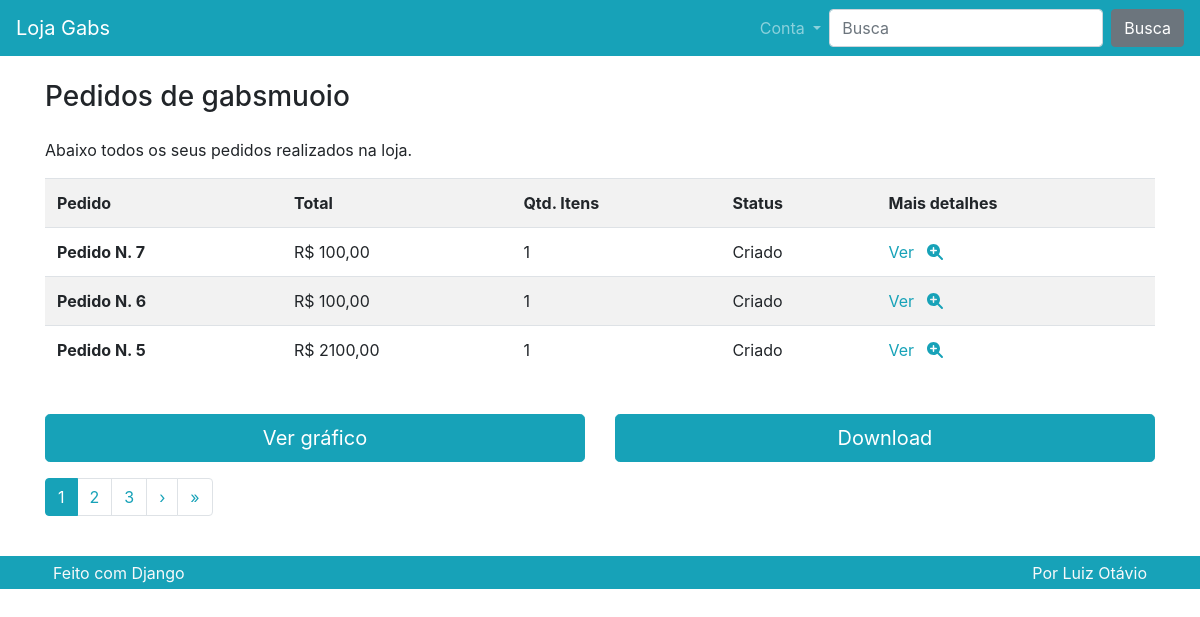
Before: /pedido/lista/ (signed in) with the older database file.
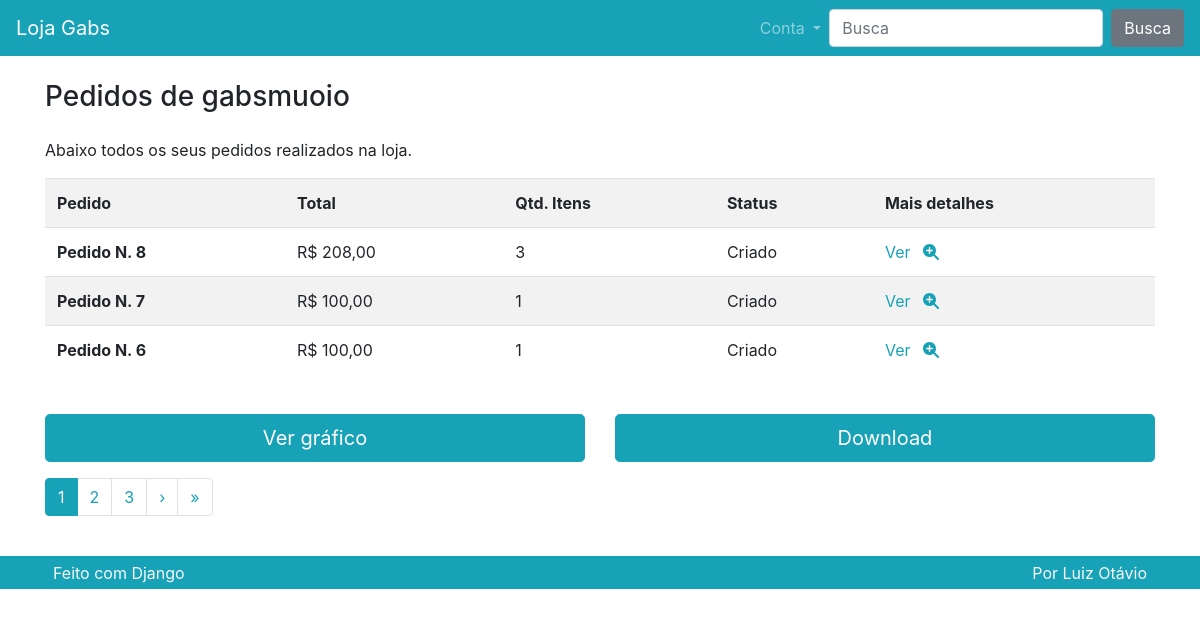
After: the same page with the newer database file.
### pedido/models.py (models this page shows)
class Pedido(models.Model):
    usuario = models.ForeignKey(User, on_delete=models.CASCADE)
    total = models.FloatField()
    qtd_total = models.PositiveIntegerField()
    status = models.CharField(
        default='C',
        max_length=1,
        choices=(
            ('A', 'Aprovado'),
            ('C', 'Criado'),
            ('R', 'Reprovado'),
            ('P', 'Pendente'),
            ('E', 'Enviado'),
            ('F', 'Finalizado'),
        )
    )
    def __str__(self):
        return f'Pedido N. {self.pk}'

### pedido/views.py (the view)
# urls.py: path('lista/', views.Lista.as_view(), name="lista"),
class Lista(DispatchLoginRequiredMixin, ListView):
    model = Pedido
    context_object_name = 'pedido'
    template_name = 'pedido/lista.html'
    paginate_by = 3
    ordering = ['-id']
    print(context_object_name)

### pedido/views.py (called while the page is built)
    def dispatch(self, *args, **kwargs):
        if not self.request.user.is_authenticated:
            return redirect('perfil:criar')
        return super().dispatch(*args, **kwargs)

    def get_queryset(self, *args, **kwargs):
        qs = super().get_queryset(*args, **kwargs)
        qs = qs.filter(usuario=self.request.user)
        return qs

### produto/templatetags/omfilters.py (called while the page is built)
@register.filter
def formata_preco(val):
    return utils.formata_preco(val)

### utils/utils.py (called while the page is built)
def formata_preco(val):
    return f'R$ {val:.2f}'.replace('.', ',')

### pedido/templates/pedido/lista.html (shortened to what this page needs)
{% extends 'base.html' %}
{% load omfilters %}
{% block conteudo %}
<div class="row">
    <div class="col">
        <h3 class="mb-4">Pedidos de {{ user }}</h3>
        <p>Abaixo todos os seus pedidos realizados na loja.</p>
        <div class="table-responsive">
            <table class="table table-striped">
                <tr>
                    <th scope="col">Pedido</th>
                    <th scope="col">Total</th>
                    <th scope="col">Qtd. Itens</th>
                    <th scope="col">Status</th>
                    <th scope="col">Mais detalhes</th>
                </tr>
                {% for ped in pedido %}
                <tr>
                    <th scope="row">{{ ped }}</td>
                    <td>{{ ped.total|formata_preco }}</td>
                    <td>{{ ped.qtd_total }}</td>
                    <td>{{ ped.get_status_display }}</td>
                    <td>
                        <a href="{% url 'pedido:detalhe' ped.id %}">
                            Ver <i class="fas fa-search-plus ml-2"></i>
                        </a>
                    </td>
                </tr>
                {% endfor %}
            </table>
        </div>
    </div>
</div>
<div class="row mt-4">
    <div class="col">
        <a href="{% url 'pedido:grafico' %}" class="btn btn-primary btn-block btn-lg">Ver gráfico</a>
    </div>
    <div class="col">
        <a href="{% url 'pedido:export' %}" class="btn btn-primary btn-block btn-lg">Download</a>
    </div>
</div>
{% include 'partials/_pagination.html' %}
{% endblock conteudo %}

### templates/base.html (shortened to what this page needs)
<!doctype html>
<html lang="en">
<head>
    {% include 'partials/_head.html' %}
</head>
<body>
    {% include 'partials/_nav.html' %}
    <main class="container mt-4 mb-4">
        {% block conteudo %}{% endblock %}
    </main>
    {% include 'partials/_footer.html' %}
</body>
</html>

### templates/partials/_head.html (shortened to what this page needs)
{% load static %}
<link rel="stylesheet" href="{% static 'assets/bootstrap/css/bootstrap.css'%}">
<link rel="stylesheet" href="{% static 'assets/custom/css/style.css'%}">

### templates/partials/_nav.html (shortened to what this page needs)
{% load omfilters %}
<nav class="navbar navbar-dark bg-primary navbar-expand-lg">
    <a class="navbar-brand" href="{% url 'produto:lista' %}">Loja Gabs</a>
    <div class="collapse navbar-collapse" id="navbarSupportedContent">
        <ul class="navbar-nav ml-auto">
            {%if request.user.is_authenticated %}
            <li class="nav-item dropdown">
                <a class="nav-link dropdown-toggle" href="#" id="navbarDropdown" role="button" data-toggle="dropdown"
                    aria-haspopup="true" aria-expanded="false">
                    Conta
                </a>
            </li>
            {% endif %}
        </ul>
        <form class="form-inline my-2 my-lg-0" method="GET" action="{% url 'produto:busca' %}">
            <input name="termo" value="{{ request.GET.termo }}" class="form-control mr-sm-2" type="search" placeholder="Busca" aria-label="Busca">
            <button class="btn btn-secondary my-2 my-sm-0" type="submit">Busca</button>
        </form>
    </div>
</nav>

### templates/partials/_pagination.html (shortened to what this page needs)
{% if is_paginated %}
<div class="col mt-3 mb-3">
    <div class="row">
        <div class="pagination">
            <ul class="pagination">
                {% for num in page_obj.paginator.page_range %}
                {% if page_obj.number == num %}
                <li class="page-item active">
                    <a class="page-link" href="?page={{ num }}">{{ num }}</a>
                </li>
                {% elif num > page_obj.number|add:'-3' and num < page_obj.number|add:'3' %} <li class="page-item">
                    <a class="page-link" href="?page={{ num }}">{{ num }}</a>
                    </li>
                    {% endif %}
                    {% endfor %}
                    {% if page_obj.has_next %}
                    <li class="page-item">
                        <a class="page-link" href="?page={{ page_obj.next_page_number }}">&rsaquo;</a>
                    </li>
                    <li class="page-item">
                        <a class="page-link" href="?page={{ page_obj.paginator.num_pages }}">&raquo;</a>
                    </li>
                    {% endif %}
            </ul>
        </div>
    </div>
</div>
{% endif %}

### templates/partials/_footer.html (shortened to what this page needs)
{% load static %}
<footer class="container-fluid bg-primary">
    <div class="container text-light">
        <div class="row">
            <div class="col">
                <div class="p-1">
                    <span class="align-middle p-1">Feito com Django</span>
                </div>
            </div>
            <div class="col">
                <div class="p-1 text-right">
                    <span class="align-middle p-1">Por Luiz Otávio</span>
                </div>
            </div>
        </div>
    </div>
</footer>

Changed rows visible on the page:
no longer on this page (row unchanged): Pedido: id "Pedido N. 5", total "R$ 2100,00", qtd_total "1", status "Criado"
added Pedido: id "Pedido N. 8", total "R$ 208,00", qtd_total "3", status "Criado"
